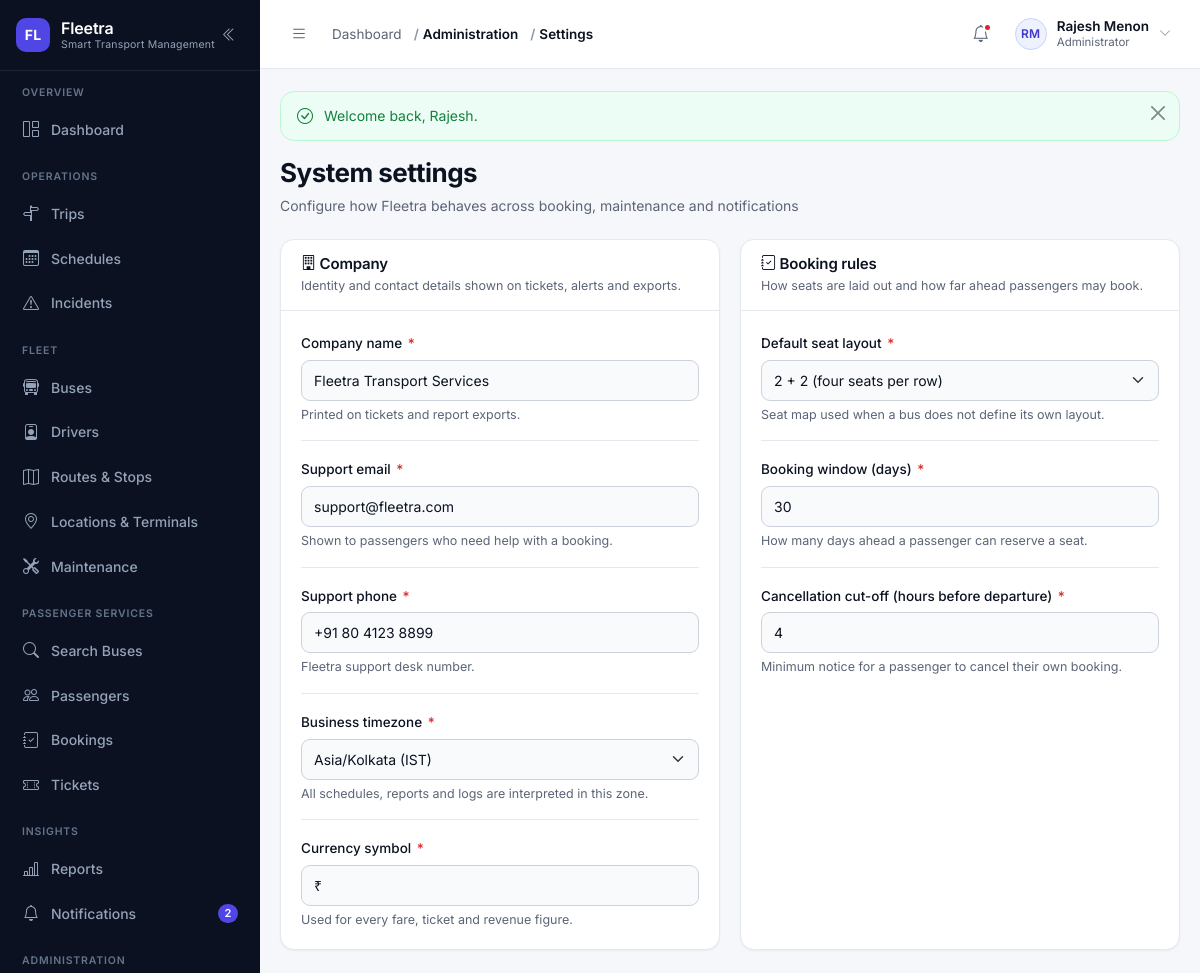
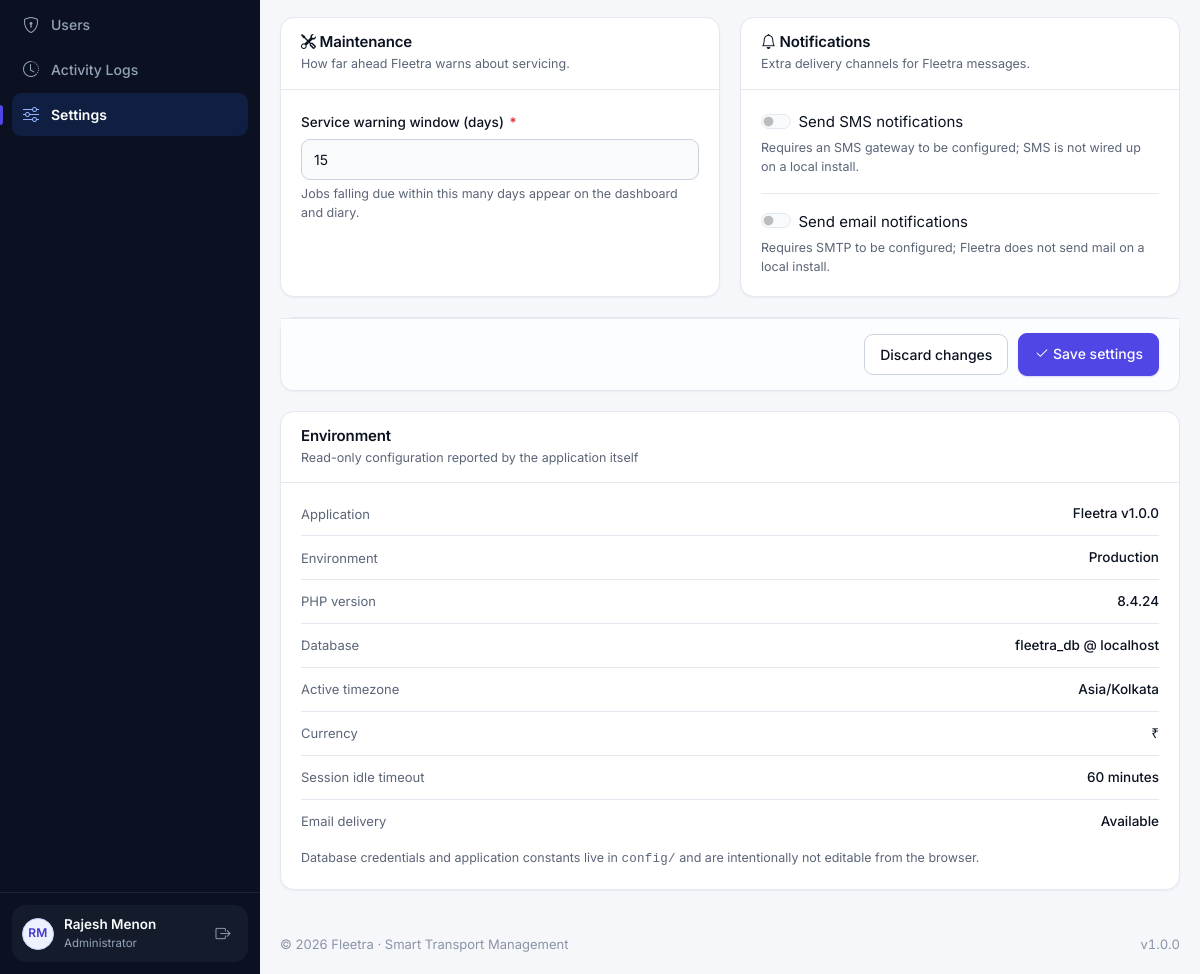
Page /modules/settings/index.php (signed in) on the committed database (2 pictures, top to bottom).
### tables this page shows
CREATE TABLE users (
    id            INT UNSIGNED NOT NULL AUTO_INCREMENT,
    name          VARCHAR(120)  NOT NULL,
    email         VARCHAR(160)  NOT NULL,
    phone         VARCHAR(20)   DEFAULT NULL,
    password      VARCHAR(255)  NOT NULL COMMENT 'password_hash() output — never plain text',
    role          VARCHAR(30)   NOT NULL DEFAULT 'passenger'
                  COMMENT 'admin | manager | dispatcher | driver | passenger (VARCHAR so new roles need no migration)',
    profile_image VARCHAR(255)  DEFAULT NULL,
    status        ENUM('active','inactive','suspended','deleted') NOT NULL DEFAULT 'active',
    last_login    DATETIME      DEFAULT NULL,
    created_at    DATETIME      NOT NULL DEFAULT CURRENT_TIMESTAMP,
    updated_at    DATETIME      NOT NULL DEFAULT CURRENT_TIMESTAMP ON UPDATE CURRENT_TIMESTAMP,
    PRIMARY KEY (id),
    UNIQUE KEY uq_users_email (email),
    KEY idx_users_role (role),
    KEY idx_users_status (status)
);

### includes/auth.php (called while the page is built, shortened)
<?php
require_once __DIR__ . '/functions.php';
function current_user(bool $refresh = false): ?array
{
    static $user     = null;
    static $resolved = false;
    if ($resolved) {
        return $user;
    }
    $resolved = true;
    $userId   = (int) ($_SESSION['user_id'] ?? 0);
    $record = db_one(
        'SELECT * FROM users WHERE id = ? AND status <> "deleted" LIMIT 1',
        [$userId]
    );
    $user = $record;
    return $user;
}
function is_logged_in(): bool
{
    return current_user() !== null;
}
function current_role(): string
{
    $user = current_user();
    return $user === null ? '' : (string) $user['role'];
}
function check_session_validity(): void
{
    if (!is_logged_in()) {
        return;
    }
}
function require_login(): void
{
    check_session_validity();
}

### config/database.php (called while the page is built, shortened)
<?php
function fleetra_dsn(): string
{
    return sprintf(
        'mysql:host=%s;port=%d;dbname=%s;charset=%s',
        DB_HOST,
        DB_PORT,
        DB_NAME,
        DB_CHARSET
    );
}
function fleetra_db_options(array $overrides = []): array
{
    $options = [
        PDO::ATTR_ERRMODE            => PDO::ERRMODE_EXCEPTION,
        PDO::ATTR_DEFAULT_FETCH_MODE => PDO::FETCH_ASSOC,
        PDO::ATTR_EMULATE_PREPARES   => false,
        PDO::ATTR_STRINGIFY_FETCHES  => false,
        PDO::ATTR_TIMEOUT            => 5,
    ];
    return array_replace($options, $overrides);
}
function db(): PDO
{
    static $pdo = null;
    if ($pdo instanceof PDO) {
        return $pdo;
    }
    try {
        $pdo = new PDO(fleetra_dsn(), DB_USER, DB_PASS, fleetra_db_options());
    } catch (PDOException $exception) {
        fleetra_log('Database connection failed: ' . $exception->getMessage());
        fleetra_fatal(
            'We could not connect to the Fleetra database. '
            . 'Please check the database credentials for this deployment and make sure "'
            . DB_NAME . '" has been imported.'
        );
    }
    return $pdo;
}
function db_run(string $sql, array $params = []): PDOStatement
{
    try {
        $statement = db()->prepare($sql);
        $statement->execute($params);
        return $statement;
    } catch (PDOException $exception) {
        fleetra_log('Query failed: ' . $exception->getMessage() . ' | SQL: ' . $sql);
        $message = stripos($exception->getMessage(), 'exist') !== false
            || str_contains($exception->getMessage(), '42S02')
            ? 'The Fleetra database tables are missing or incomplete. Please import database/fleetra_db.sql in phpMyAdmin, then reload this page.'
            : 'We could not load this information right now. Please try again.';
        fleetra_fatal($message);
    }
}
function db_one(string $sql, array $params = []): ?array
{
    $row = db_run($sql, $params)->fetch();
    return $row === false ? null : $row;
}
function db_value(string $sql, array $params = [], mixed $default = null): mixed
{
    $value = db_run($sql, $params)->fetchColumn();
    return $value === false ? $default : $value;
}

### includes/permissions.php (called while the page is built, shortened)
<?php
require_once __DIR__ . '/auth.php';
function role_labels(): array
{
    return [
        'admin'      => 'Administrator',
        'manager'    => 'Transport Manager',
        'dispatcher' => 'Dispatcher',
        'driver'     => 'Driver',
        'passenger'  => 'Passenger',
    ];
}
function role_label(?string $role): string
{
    $labels = role_labels();
    return $labels[(string) $role] ?? labelize((string) $role);
}
function role_permissions(): array
{
    return [
        'admin' => ['*'],
        'manager' => [
            'dashboard.view',
            'fleet.*',
            'drivers.*',
            'routes.*',
            'schedules.*',
            'trips.view',
            'trips.manage',
            'bookings.view',
            'passengers.view',
            'maintenance.*',
            'incidents.view',
            'incidents.manage',
            'notifications.view',
            'notifications.send',
            'reports.view',
            'profile.manage',
        ],
        'dispatcher' => [
            'dashboard.view',
            'fleet.view',
            'drivers.view',
            'routes.view',
            'schedules.view',
            'trips.view',
            'trips.manage',
            'bookings.view',
            'bookings.manage',
            'incidents.view',
            'incidents.report',
            'notifications.view',
            'notifications.send',
            'profile.manage',
        ],
        'driver' => [
            'dashboard.view',
            'trips.own',
            'trips.update_status',
            'incidents.report',
            'maintenance.report',
            'notifications.view',
            'profile.manage',
        ],
        'passenger' => [
            'dashboard.view',
            'trips.search',
            'bookings.create',
            'bookings.own',
            'bookings.cancel',
            'tickets.own',
            'notifications.view',
            'profile.manage',
        ],
    ];
}
function role_has_capability(string $role, string $capability): bool
{
    $granted = role_permissions()[$role] ?? [];
    foreach ($granted as $entry) {
        if ($entry === '*') {
            return true;
        }
    }
    return false;
}
function has_permission(string $capability, ?string $role = null): bool
{
    $role = $role ?? current_role();
    return role_has_capability($role, $capability);
}
function can(string $capability): bool
{
    return has_permission($capability);
}
function has_role(string ...$roles): bool
{
    return in_array(current_role(), $roles, true);
}
function require_permission(string $capability): void
{
    require_login();
    if (has_permission($capability)) {
        return;
    }
}

### includes/nav.php (called while the page is built, shortened)
<?php
require_once __DIR__ . '/permissions.php';
function nav_resolve_href(array $item): ?string
{
    $href = (string) ($item['href'] ?? '');
    if ($href === '@dashboard') {
        $path = dashboard_path(current_role());
        return url($path);
    }
    return url($href);
}
function nav_item_allowed(array $item): bool
{
    $roles = $item['roles'] ?? [];
    $capabilities = $item['capabilities'] ?? [];
    foreach ($capabilities as $capability) {
        if (has_permission((string) $capability)) {
            return true;
        }
    }
    return false;
}

### includes/functions.php (the view, shortened to what this page needs)
<?php
require_once __DIR__ . '/../config/database.php';
function url(string $path = ''): string
{
    return BASE_URL . ltrim($path, '/');
}
function e(mixed $value): string
{
    return htmlspecialchars((string) ($value ?? ''), ENT_QUOTES | ENT_SUBSTITUTE, 'UTF-8');
}
function dashboard_path(string $role): string
{
    $map = [
        'admin'      => 'admin/dashboard.php',
        'manager'    => 'manager/dashboard.php',
        'dispatcher' => 'dispatcher/dashboard.php',
        'driver'     => 'driver/dashboard.php',
        'passenger'  => 'passenger/dashboard.php',
    ];
    return $map[$role] ?? 'login.php';
}
function option_tags(array $options, mixed $selected = null, string $placeholder = ''): string
{
    $html       = '';
    $selected   = (string) ($selected ?? '');
    foreach ($options as $value => $label) {
        $isSelected = ((string) $value === $selected) ? ' selected' : '';
        $html      .= '<option value="' . e((string) $value) . '"' . $isSelected . '>' . e($label) . '</option>';
    }
    return $html;
}
function initials(?string $name): string
{
    $name  = trim((string) $name);
    $parts    = preg_split('/\s+/', $name) ?: [];
    $initials = '';
    foreach ($parts as $part) {
        $initials .= strtoupper(substr($part, 0, 1));
        if (strlen($initials) === 2) {
            break;
        }
    }
    return $initials !== '' ? $initials : 'FL';
}
function upload_url(?string $filename, string $folder): ?string
{
    if (empty($filename)) {
        return null;
    }
    return url('uploads/' . trim($folder, '/') . '/' . $filename);
}
function avatar_markup(?array $user, string $size = 'sm'): string
{
    $name = (string) ($user['name'] ?? '');
    $url  = upload_url($user['profile_image'] ?? null, 'profiles');
    return '<span class="avatar avatar--' . e($size) . '" aria-hidden="true">'
        . e(initials($name)) . '</span>';
}
function unread_notification_count(?int $userId = null): int
{
    $userId ??= (int) ($_SESSION['user_id'] ?? 0);
    try {
        return (int) db_value(
            'SELECT COUNT(*) FROM notifications WHERE user_id = ? AND is_read = 0',
            [$userId],
            0
        );
    } catch (Throwable $exception) {
        fleetra_log('Notification count failed: ' . $exception->getMessage(), 'WARNING');
        return 0;
    }
}
function render_page_header(string $title, string $subtitle = '', string $actionsHtml = ''): string
{
    $html = '<div class="page-head"><div class="page-head__text">';
    $html .= '<h1 class="page-title">' . e($title) . '</h1>';
    if ($subtitle !== '') {
        $html .= '<p class="page-subtitle">' . e($subtitle) . '</p>';
    }
    $html .= '</div>';
    return $html . '</div>';
}
function render_breadcrumbs(array $crumbs): string
{
    $parts   = [];
    $lastKey = array_key_last($crumbs);
    foreach ($crumbs as $index => $crumb) {
        $label = e($crumb['label'] ?? '');
        if ($index === $lastKey || empty($crumb['url'])) {
            $parts[] = '<li class="breadcrumb-item active" aria-current="page">' . $label . '</li>';
        } else {
            $parts[] = '<li class="breadcrumb-item"><a href="' . e($crumb['url']) . '">' . $label . '</a></li>';
        }
    }
    return '<nav aria-label="breadcrumb"><ol class="breadcrumb">' . implode('', $parts) . '</ol></nav>';
}

### includes/sidebar.php (shortened to what this page needs)
<?php
$navGroups      = fleetra_navigation();
$navUser        = current_user();
$unreadCount    = unread_notification_count();
$dashboardHref  = url(dashboard_path(current_role()));
?>
<aside class="sidebar" id="appSidebar" aria-label="Main navigation">
    <div class="sidebar__brand">
        <a class="brand" href="<?= e($dashboardHref) ?>">
            <span class="brand__mark" aria-hidden="true">FL</span>
            <span class="brand__text">
                <span class="brand__name"><?= e(FLEETRA_NAME) ?></span>
                <span class="brand__tagline"><?= e(FLEETRA_TAGLINE) ?></span>
            </span>
        </a>
        <button type="button" class="sidebar__collapse" id="sidebarCollapse"
                aria-label="Collapse sidebar" title="Collapse sidebar">
            <i class="bi bi-chevron-double-left" aria-hidden="true"></i>
        </button>
    </div>
    <nav class="sidebar__nav">
        <?php foreach ($navGroups as $group): ?>
            <?php
            $visibleItems = array_values(array_filter(
                $group['items'],
                static fn (array $item): bool => nav_item_allowed($item)
            ));
            ?>
            <div class="nav-group">
                <span class="nav-group__label"><?= e($group['section']) ?></span>
                <ul class="nav-list">
                    <?php foreach ($visibleItems as $item): ?>
                        <?php
                        $href     = nav_resolve_href($item);
                        $isActive = $active_nav === $item['key'];
                        $icon     = (string) $item['icon'];
                        $label    = (string) $item['label'];
                        $badge    = null;
                        if (($item['badge'] ?? null) === 'unread_notifications' && $unreadCount > 0) {
                            $badge = $unreadCount > 99 ? '99+' : (string) $unreadCount;
                        }
                        ?>
                        <li>
                            <?php if ($href !== null): ?>
                                <a class="nav-link<?= $isActive ? ' is-active' : '' ?>" href="<?= e($href) ?>"
                                   <?= $isActive ? 'aria-current="page"' : '' ?>>
                                    <i class="bi <?= e($icon) ?>" aria-hidden="true"></i>
                                    <span class="nav-link__text"><?= e($label) ?></span>
                                    <?php if ($badge !== null): ?>
                                        <span class="nav-badge"><?= e($badge) ?></span>
                                    <?php endif; ?>
                                </a>
                            <?php endif; ?>
                        </li>
                    <?php endforeach; ?>
                </ul>
            </div>
        <?php endforeach; ?>
    </nav>
    <div class="sidebar__footer">
        <div class="sidebar-user">
            <a class="sidebar-user__link" href="<?= e(url('profile.php')) ?>" title="Open my profile">
                <?= avatar_markup($navUser, 'sm') ?>
                <span class="sidebar-user__text">
                    <span class="sidebar-user__name"><?= e($navUser['name'] ?? 'Guest') ?></span>
                    <span class="sidebar-user__role"><?= e(role_label(current_role())) ?></span>
                </span>
            </a>
            <a class="sidebar-user__logout" href="<?= e(url('logout.php')) ?>" title="Sign out" aria-label="Sign out">
                <i class="bi bi-box-arrow-right" aria-hidden="true"></i>
            </a>
        </div>
    </div>
</aside>

### includes/topbar.php (shortened to what this page needs)
<?php
$topbarUser     = current_user();
$topbarUnread   = unread_notification_count();
$topbarNotificationsUrl = can('notifications.view') && file_exists(BASE_PATH . '/modules/notifications/index.php')
    ? url('modules/notifications/index.php')
    : null;
?>
<header class="topbar">
    <div class="topbar__left">
        <button type="button" class="icon-btn topbar__menu" id="sidebarToggle"
                aria-label="Toggle navigation" aria-controls="appSidebar" aria-expanded="false">
            <i class="bi bi-list" aria-hidden="true"></i>
        </button>
        <?= render_breadcrumbs($page_breadcrumbs) ?>
    </div>
    <div class="topbar__right">
        <?php if ($topbarNotificationsUrl !== null): ?>
            <a class="icon-btn" href="<?= e($topbarNotificationsUrl) ?>" aria-label="Notifications"
               title="Notifications">
                <i class="bi bi-bell" aria-hidden="true"></i>
                <?php if ($topbarUnread > 0): ?>
                    <span class="icon-btn__dot" aria-hidden="true"></span>
                <?php endif; ?>
            </a>
        <?php endif; ?>
        <div class="dropdown">
            <button class="user-menu" type="button" data-bs-toggle="dropdown"
                    aria-expanded="false" aria-haspopup="true">
                <?= avatar_markup($topbarUser, 'sm') ?>
                <span class="user-menu__text">
                    <span class="user-menu__name"><?= e($topbarUser['name'] ?? 'Guest') ?></span>
                    <span class="user-menu__role"><?= e(role_label(current_role())) ?></span>
                </span>
                <i class="bi bi-chevron-down user-menu__caret" aria-hidden="true"></i>
            </button>
        </div>
    </div>
</header>

### assets/css/responsive.css (style rules this page uses)
@media (max-width: 1280px) { .topbar { padding: 12px 20px; } }

### rows in the picture
users: name "RM RM", name "Rajesh Menon", role "Administrator"

### other values in the picture
FLEETRA_NAME "Fleetra"
FLEETRA_TAGLINE "Smart Transport Management"
$group['section'] "OVERVIEW"
$label "Dashboard"
$group['section'] "OPERATIONS"
$label "Trips"
$label "Schedules"
$label "Incidents"
$group['section'] "FLEET"
$label "Buses"
$label "Drivers"
$label "Routes & Stops"
$label "Locations & Terminals"
$label "Maintenance"
$group['section'] "PASSENGER SERVICES"
